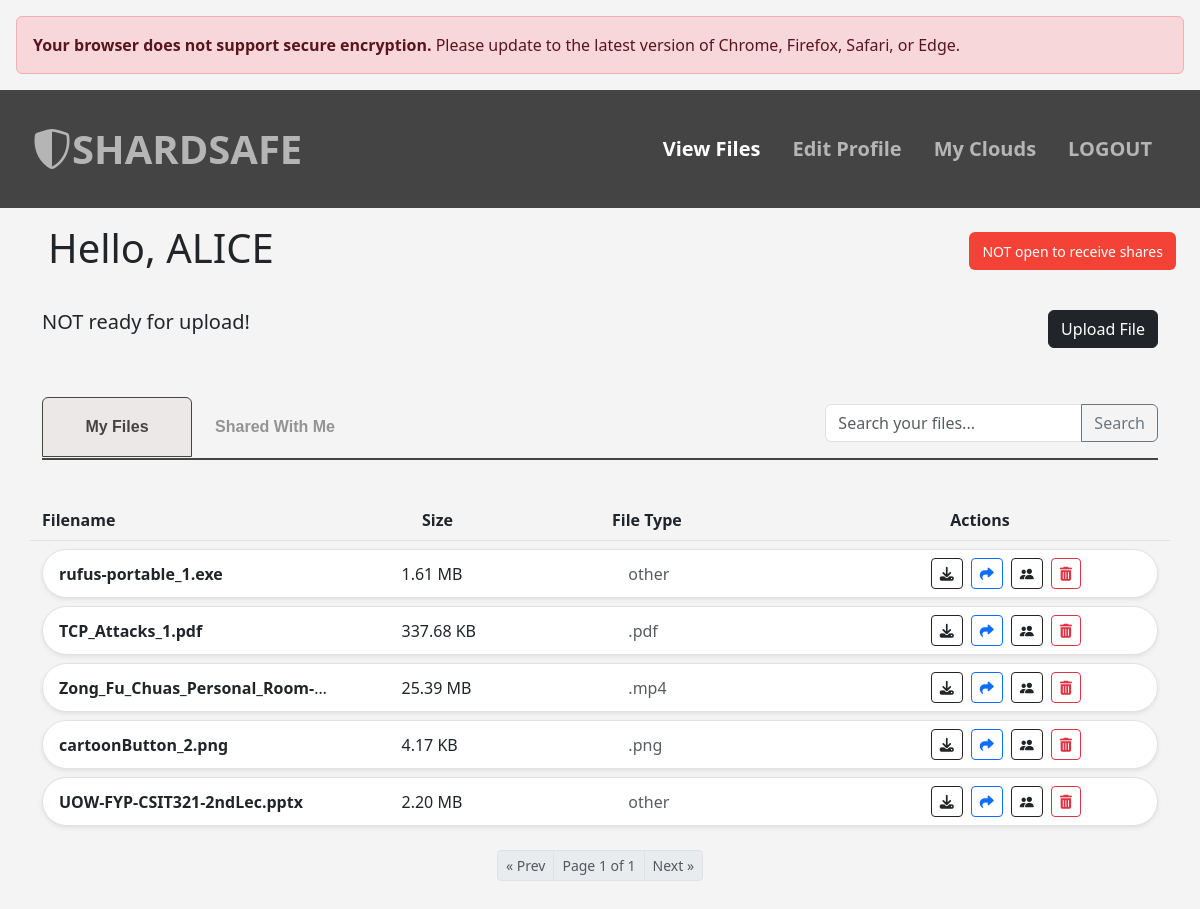
/files (signed in), run on the app's committed database.
### app/models.py (models this page shows, shortened)
class User(UserMixin, db.Model):
    __tablename__ = 'users'  # Optional, but recommended
    id = db.Column(db.Integer, primary_key=True,autoincrement=True	)
    username = db.Column(db.String(100),unique = True)
    email = db.Column(db.String(150), unique=True)
    role = db.Column(db.String(10))
    passSalt = db.Column(db.String(80))
    loginPublicKey = db.Column(db.Text)
    loginPrivateKey_encrypted = db.Column(db.Text)
    loginIV = db.Column(db.Text)
    loginSalt = db.Column(db.Text)
    resetPrivateKey_encrypted = db.Column(db.Text)
    resetIV = db.Column(db.Text)
    resetEncPrivateKey_encrypted = db.Column(db.Text)
    resetEncIV = db.Column(db.Text)
    encPublicKey = db.Column(db.Text)
    encPrivateKey_encrypted = db.Column(db.Text)
    encIV = db.Column(db.Text)
    encSalt = db.Column(db.Text)
    allowSharing =db.Column(db.Boolean, default =False)
    __table_args__ = (
        Index('ix_username_publicKey',
               'username',
              'encPublicKey' ),
        )
    @reconstructor
    def initOnLoad(self):
        self.userSetUp()
    def userSetUp(self):
        self.numAuthorized = 0 # needs to be >= 2  for upload
        self.isAWSAuth = False
        self.isOneDriveAuth = False
        self.isGoogleDriveAuth = False
        self.isAuthorizedForUpload = False # needs to be true to allow upload
        self.cloudsInfo = {}
        self.unAuthClouds = []
        self.initCloudsInfo()
        self.updateCloudsInfoBySelf()
    def initCloudsInfo(self):
        self.cloudsInfo = {cloud:False for cloud in CLOUD_SERVERS_AVAILABLE}
    def updateInfo(self):
        self.updateShareInfoBySelf()
        self.updateCloudsInfoBySelf()
    def updateCloudsInfoBySelf(self):
        self.isAWSAuth = 'AWS_CREDS' in session
        self.isGoogleDriveAuth = 'GOOGLEDRIVE_CREDS' in session
        self.isOneDriveAuth = 'ONEDRIVE_CREDS' in session
        driveCreds = ['AWS_CREDS','GOOGLEDRIVE_CREDS','ONEDRIVE_CREDS']
        ctr = 0
        for cred in driveCreds:
            if cred in session:
                if cred == 'AWS_CREDS':
                    self.isAWSAuth = True
                    ctr +=1
                elif cred == 'GOOGLEDRIVE_CREDS':
                    self.isGoogleDriveAuth = True
                    ctr +=1
                elif cred == 'ONEDRIVE_CREDS':
                    self.isOneDriveAuth = True
                    ctr +=1
        self.numAuthorized = ctr
        if ctr >= MIN_AUTHORIZED_FOR_UPLOAD:
            self.isAuthorizedForUpload = True
        else:
            self.isAuthorizedForUpload = False
    def updateShareInfoBySelf(self):
        self.readyToReceiveShares =self.allowSharing

class File(db.Model):
    __tablename__ = 'file'
    id = db.Column(db.Integer, primary_key=True, autoincrement = True)
    fileName = db.Column(db.String(150))
    compressedFileSize = db.Column(db.String(20))
    actualFileSize = db.Column(db.String(20))
    fileType = db.Column(db.String(15))
    fileHash = db.Column(db.String(70))
    encHash = db.Column(db.String(70))
    ownerKey = db.Column(db.Text)
    encIV = db.Column(db.Text)
    localFileIdentifier = db.Column(db.String(200),unique=True, nullable=False)
    shareInstances = db.relationship(
    'SharedFile',
    cascade='all, delete-orphan',
    passive_deletes=True
)
    owner = db.Column(db.Integer,ForeignKey('users.id'))
    timeUploaded = db.Column(db.DateTime, default=func.now())
    fileMetaData = db.Column (db.Text)
    ownerUser = db.relationship('User', foreign_keys=[owner],
                                 backref='files', lazy=True)
    shareInstances = db.relationship('SharedFile',backref='file',
                                    lazy=True,
                                    cascade="all, delete-orphan",
                                    passive_deletes=True
                                )
    __table_args__ = (
        Index('ix_fileName_GoogleFileIdentifier_OneDriveFileIdentifier_AWSFileIdentifier_localFileIdentifier',
               'fileName','localFileIdentifier' ),
        )
    @reconstructor
    def init_on_load(self):
        self.fileSetUp()
    def fileSetUp(self):
        self.fileSizeString = formatFileSize(int(self.actualFileSize))

### app/dashboard/routes.py (the view, shortened to what this page needs)
@dashboard.route('/files')
@login_required
@adminModeBlock
def viewFiles():
    tab = request.args.get('tab', 'myfiles')  # default is 'myfiles'
    page = request.args.get('page', 1, type=int)
    search_query = request.args.get('q', '')
    current_user.updateInfo()
    configForm = SharingConfigForm()
    configForm.prefill()
    if tab == 'myfiles':
        query = File.query.filter_by(owner=current_user.username)
        if search_query:
            query = query.filter(File.fileName.ilike(f"%{search_query}%"))
        filesPaginated = query.paginate(
            page=page, per_page=PER_PAGE, error_out=False
        )
    for file in filesPaginated:
        print(file.fileType)
        file.fileType = getExtensionsFromMime(file.fileType)
    uploadForm = FileUploadForm()
    return render_template(
        'user/viewfiles.html',
        uploadForm=uploadForm,
        user=current_user,
        files=filesPaginated.items,
        pagination=filesPaginated,
        active_tab=tab,
        configForm=configForm
    )

### app/forms.py
class SharingConfigForm(FlaskForm):
    sharingOptions = RadioField("Do you wish to receive shared files?",
                                 choices=[('True','Yes'),('False','No')],default='disable')
    submit = SubmitField('Edit Configurations')
    def prefill(self):
        self.sharingOptions.data = str(current_user.allowSharing)

class FileUploadForm(FlaskForm):
    file = FileField('File', validators=[
    FileRequired(),
    FileAllowed(['jpg', 'png', 'txt', 'mp4', 'pdf', 'docx'], "Only JPG, PNG, TXT, MP4, PDF, and DOCX files allowed!")
])
    fileType = SelectField('file type',choices=[
        ('image/jpeg','.jpg / .jpeg'),
        ('image/png','.png'),
        ('text/plain','.txt'),
        ('video/mp4','.mp4'),
        ('application/pdf','.pdf'),
        ('other','other (.exe, .elf, folders, etc)'),
        ('application/vnd.openxmlformats-officedocument.wordprocessingml.document','.docx')])
    submit = SubmitField('Upload')

### app/admin/__init__.py (called while the page is built)
def adminModeBlock(f):
    @wraps(f)
    @login_required
    def decoratedFunction(*args, **kwargs):
        if current_user.role == 'admin' or current_user.role == 'superadmin':
            flash('This feature is not available to admins','error')
            return(redirect(url_for('admin.adminLandingPage')))
        return f(*args, **kwargs)
    return decoratedFunction

### app/static/tools/miscTools.py (called while the page is built)
def formatFileSize(size_in_bytes):
    for unit in ['B', 'KB', 'MB', 'GB', 'TB']:
        if size_in_bytes < 1024:
            return f"{size_in_bytes:.2f} {unit}"
        size_in_bytes /= 1024
    return f"{size_in_bytes:.2f} PB"

def getExtensionsFromMime(mime_type):
    mimeMap = {
        'image/jpeg': '.jpg / .jpeg',
        'image/png': '.png',
        'text/plaint': '.txt',
        'video/mp4': '.mp4',
        'application/pdf': '.pdf',
        'application/vnd.openxmlformats-officedocument.wordprocessingml.document':'.docx',
        'text/plain': '.txt',
        'other': 'other'
    }
    return mimeMap.get(mime_type)

### app/templates/user/viewfiles.html (shortened to what this page needs)
{% import 'user/uploadmodal.html' as uploadMacro %}
{% extends 'user/userbase.html' %}
{% block content %}
<div class="container mt-4">
    <div class="d-flex pb-5">
      <h5 class="" title="the following clouds have not been linked:
        ">
        {% if not user.isAuthorizedForUpload %}
          NOT ready for upload!
        {% endif %}
      </h5>
      <button class="btn btn-outline-dark active ms-auto "data-bs-toggle="modal" data-bs-target="#uploadModal">Upload File</button>
    </div>
    <div class="d-flex align-items-center justify-content-between mb-0 mt-0">
      <div class ="d-flex">
        <a href="{{ url_for('dashboard.viewFiles', tab='myfiles') }}" class="btn   d-flex align-items-center justify-content-center custom-inner-btn {% if active_tab == 'myfiles' %}  active {% endif %} me-2">
            My Files
        </a>
        <a href="{{ url_for('dashboard.viewFiles', tab='shared') }}" class="btn  d-flex align-items-center justify-content-center custom-inner-btn  {% if active_tab == 'shared' %}active {% else %}{% endif %}">
            Shared With Me
        </a>
      </div>
    <form class="mb-3 mt-2" method="get" action="{{ url_for('dashboard.viewFiles', tab=active_tab) }}">
      <div class="input-group">
        <input type="text" name="q" class="form-control" placeholder="Search your files..." value="{{ request.args.get('q', '') }}">
        <button class="btn btn-outline-secondary" type="submit">Search</button>
      </div>
    </form>
    </div>
    <hr class="custom-blackline mt-0 ">
  <div class="row fw-bold border-bottom pb-2 mb-2 mt-5">
    <div class="col-4">
      Filename
    </div>
    <div class="col-2 d-none d-md-block">
      Size
    </div>
    <div class="col-2">
      File Type
    </div>
    {% if active_tab == 'shared' %}
      <div class="col-3">
        File Owner
      </div>
      <div class="col-1">
      Actions
    </div>
    {% else %}
    <div class="col-4  text-center">
      Actions
    </div>
    {% endif %}
  </div>
    <div class="file-list-container" style="max-height: 70vh;  overflow-y: 0;  z-index: 0;">
    {% for file in files %}
      {% if active_tab == 'myfiles' %}
    <div class="d-flex align-items-center justify-content-between border rounded-pill py-2 px-3 mb-2 bg-white shadow-sm">
      <div class="col-9 d-flex align-items-center gap-4 overflow-hidden">
        <div class="text-truncate col-4 " style="max-width: 45%;">
          <strong >{{ file.fileName }}</strong>
        </div>
        <div class=" col-3 ms-5 d-none d-md-block">{{ file.fileSizeString }}</div>
        <div class="text-muted  col-2 ">{{ file.fileType }}</div>
      </div>
       <div class="col-3 d-flex gap-2 d-none d-md-flex justify-content-center ">
        <button onclick="downloadFileModal('{{file.localFileIdentifier}}')" class="btn btn-sm btn-outline-dark d-flex align-items-center
        justify-content-center "  title="Download file">
          <i class="fa-solid fa-download"></i>
        </button>
        <button type="button" class="btn btn-sm btn-outline-primary d-flex align-items-center justify-content-center"
        onclick="shareFileModal('{{file.localFileIdentifier}}','{{file.fileName}}')"
        title="Share File">
          <i class="fas fa-share"></i>
        </button>
        <button class="btn btn-sm btn-outline-dark d-flex align-items-center justify-content-center"
              onclick="viewFileSharedUsers('{{ file.localFileIdentifier }}', '{{ file.fileName }}')"
              type="button" title="View File Share">
          <i class="bi bi-people-fill"></i>
          </button>
        <button type="button" class="btn btn-sm btn-outline-danger d-flex align-items-center justify-content-center" onclick="deleteFileModal('{{file.localFileIdentifier}}','{{file.fileName}}')" title="Delete File">
          <i class="fas fa-trash-alt"></i>
        </button>
      </div>
    </div>
  	{% endif %}
    {% endfor %}
  </div>
  <div class="d-flex justify-content-center mt-4">
    <nav aria-label="File pagination">
      <ul class="pagination pagination-sm mb-0">
        {% if pagination.pages > 0 %}
            {% if pagination.has_prev %}
            <li class="page-item">
              <a class="page-link" href="{{ url_for('dashboard.viewFiles', tab=active_tab, page=pagination.prev_num) }}" aria-label="Previous">
                &laquo; Prev
              </a >
            </li>
            {% else %}
            <li class="page-item disabled">
              <span class="page-link">&laquo; Prev</span>
            </li>
            {% endif %}
            <li class="page-item disabled">
              <span class="page-link">
                Page {{ pagination.page }} of {{ pagination.pages }}
              </span>
            </li>
            {% if pagination.has_next %}
            <li class="page-item">
              <a class="page-link" href="{{ url_for('dashboard.viewFiles', tab=active_tab, page=pagination.next_num) }}" aria-label="Next">
                Next &raquo;
              </a>
            </li>
            {% else %}
            <li class="page-item disabled">
              <span class="page-link">Next &raquo;</span>
            </li>
            {% endif %}
          </ul>
          {% else %}
          <div class="mt-5 pt-5 text-muted">
            You do not have any files to view
          </div>
        {% endif %}
    </nav>
  </div>
  <div style="padding-top: 50px;"></div>
  </div>
{% endblock %}

### app/templates/user/userbase.html (shortened to what this page needs)
<!DOCTYPE html>
<html lang="en">
<head>
  <link href="https://cdn.jsdelivr.net/npm/bootstrap@5.3.2/dist/css/bootstrap.min.css" rel="stylesheet">
  <link rel="stylesheet" href="{{ url_for('static', filename='css/shardsafe.css') }}">
   <link rel="stylesheet" href="https://cdn.jsdelivr.net/npm/bootstrap-icons@1.13.1/font/bootstrap-icons.min.css">
  <link rel="stylesheet" href="https://cdnjs.cloudflare.com/ajax/libs/font-awesome/6.7.2/css/all.min.css" />
</head>
<body class="body">
<nav class="navbar navbar-expand-lg navbar-custom px-4 py-4">
  <a class="navbar-brand fw-bold ps-2 fs-1" href="#"><span><i class="bi bi-shield-shaded"></span></i>SHARDSAFE</a>
  <div class="collapse navbar-collapse" id="navbarNavDropdown">
    <div class="navbar-nav ms-auto">
      <a class="nav-link {% if request.path == url_for('dashboard.viewFiles') %}active{% endif %} me-3" href="{{ url_for('dashboard.viewFiles') }}">View Files</a>
      <a class="nav-link {% if request.path == url_for('dashboard.editProfile') %}active{% endif %} d-inline me-3" href="{{ url_for('dashboard.editProfile') }}">Edit Profile</a>
      <a class="nav-link {% if request.path == url_for('dashboard.cloudIntegrationPage') %}active{% endif %} me-3" href="{{ url_for('dashboard.cloudIntegrationPage') }}">My Clouds</a>
      <a class="nav-link {% if request.path == url_for('login.logoutController') %}active{% endif %} me-3" href="{{ url_for('login.logoutController') }}">LOGOUT</a>
    </div>
  </div>
</nav>
  <div class="d-flex justify-content-center">
    <h1 class="ps-5 pt-3 me-auto">Hello, {{user.username|upper}}</h1>
    <button class="btn
    {% if user.allowSharing %}
    custom-green-btn
    {% else %}
    unlink
    {% endif %}
    ms-auto mt-4 me-4 mb-3"style="" data-bs-toggle="modal" data-bs-target="#sharingConfig">
      <small>
        {% if user.allowSharing %}
      {% else %}
      NOT
      {% endif %}
      open to receive shares
      </small>
    </button>
  </div>
{% block content %}
{% endblock %}
</body>

### app/static/css/shardsafe.css (style rules this page uses)
body { background-color: #f4f4f4; }
.navbar-custom { background-color: #444; }
.navbar-brand, .nav-link { color:#b5b5b5; font-weight: bold; font-size: 1.25rem; }
.custom-inner-btn { background-color: transparent; border-width:0; border-color: #444; height: 60px; width: 150px; font-family:sans-serif ; font-weight:bolder; font-size: 16px; color:#939393; box-shadow: none; outline: none; }
.custom-inner-btn.active { background-color: #ece8e8; border-width:0.05cm; border-color: #444; height: 60px; width: 150px; font-family:sans-serif ; font-weight:bolder; font-size: 16px; color: #444; border-bottom-left-radius: 0px; border-bottom-right-radius: 0px; border-bottom-width: 1px; }
.custom-blackline { border: none !important; border-top: 1px solid #444 !important; background-color: transparent !important; height: 2px; border-top: 2px solid #444 !important; opacity: 1 !important; }
.navbar-nav .nav-link.active { color: white; border-radius: 0.25rem; }
.btn.unlink { background-color: #f44336; color: white; }

### data on the page
User: username "ALICE"
File: fileName "rufus-portable_1.exe", fileSizeString "1.61 MB", fileType "other"
File: fileName "TCP_Attacks_1.pdf", fileSizeString "337.68 KB", fileType ".pdf"
File: fileName "Zong_Fu_Chuas_Personal_Room-…", fileSizeString "25.39 MB", fileType ".mp4"
File: fileName "cartoonButton_2.png", fileSizeString "4.17 KB", fileType ".png"
File: fileName "UOW-FYP-CSIT321-2ndLec.pptx", fileSizeString "2.20 MB", fileType "other"

### other printed values
{{ pagination.page }} "1"
{{ pagination.pages }} "1"
